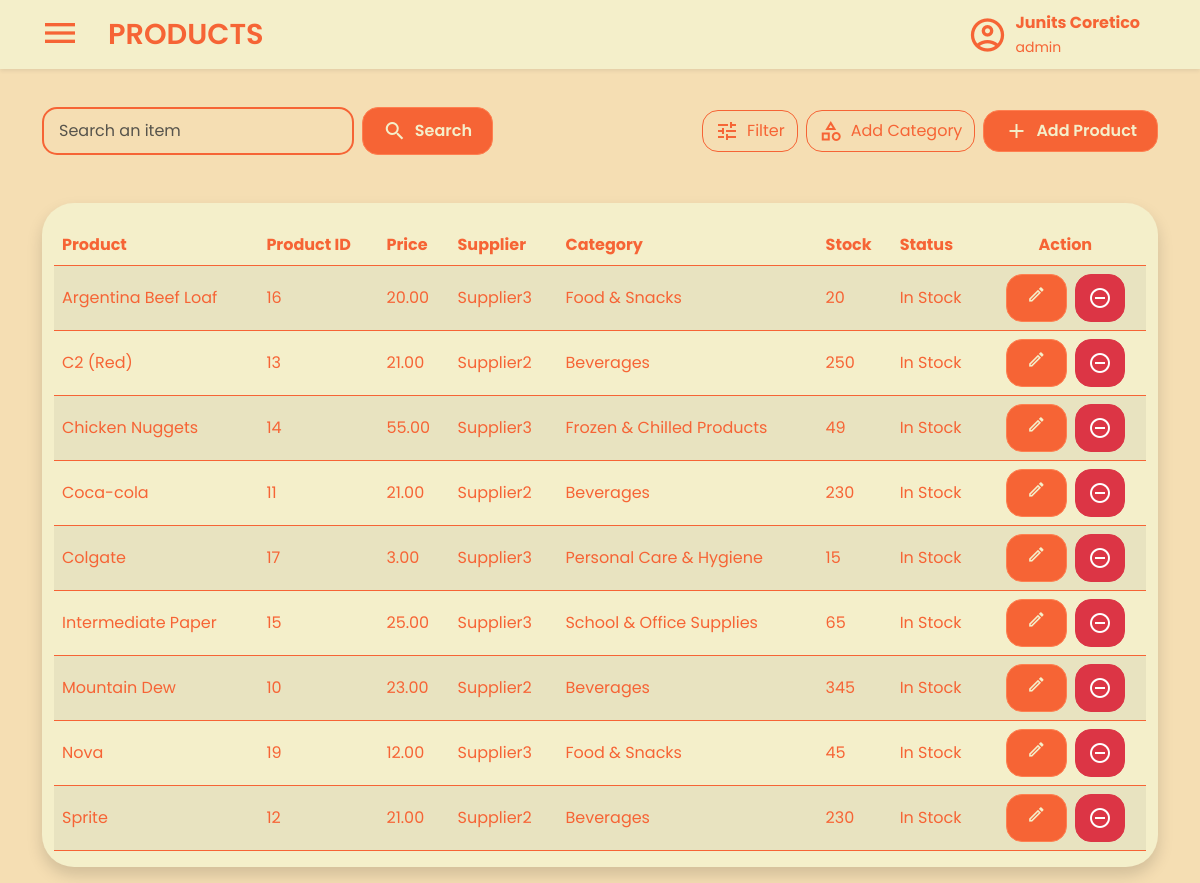
Screenshot of /views/products.php (signed in) with the database file from the repository.
### tables this page shows
CREATE TABLE IF NOT EXISTS `products` (
  `ProductID` int(11) NOT NULL AUTO_INCREMENT,
  `Name` varchar(50) NOT NULL,
  `CategoryID` int(11) DEFAULT NULL,
  `Price` decimal(10,2) NOT NULL,
  `StockQuantity` int(11) NOT NULL,
  `Status` enum('In Stock','Out of Stock') NOT NULL DEFAULT 'In Stock',
  `SupplierID` int(11) NOT NULL,
  `Created_At` datetime NOT NULL DEFAULT current_timestamp(),
  `Created_By` int(11) NOT NULL,
  `Updated_At` datetime NOT NULL DEFAULT current_timestamp() ON UPDATE current_timestamp(),
  `Updated_By` int(11) NOT NULL,
  PRIMARY KEY (`ProductID`),
  KEY `CategoryID` (`CategoryID`),
  KEY `Created_By` (`Created_By`),
  KEY `Updated_By` (`Updated_By`)
);

CREATE TABLE IF NOT EXISTS `suppliers` (
  `SupplierID` int(11) NOT NULL AUTO_INCREMENT,
  `Name` varchar(50) NOT NULL,
  `Address` text NOT NULL,
  `PhoneNumber` varchar(255) NOT NULL,
  `ProfileImage` varchar(255) DEFAULT NULL,
  `Created_At` datetime NOT NULL DEFAULT current_timestamp(),
  `Created_By` int(11) NOT NULL,
  `Updated_At` datetime NOT NULL DEFAULT current_timestamp() ON UPDATE current_timestamp(),
  `Updated_By` int(11) NOT NULL,
  PRIMARY KEY (`SupplierID`),
  UNIQUE KEY `Name` (`Name`),
  UNIQUE KEY `PhoneNumber` (`PhoneNumber`),
  UNIQUE KEY `Address` (`Address`) USING HASH,
  KEY `Created_By` (`Created_By`),
  KEY `Updated_By` (`Updated_By`)
);

CREATE TABLE IF NOT EXISTS `categories` (
  `CategoryID` int(11) NOT NULL AUTO_INCREMENT,
  `Name` varchar(50) NOT NULL,
  `Description` text DEFAULT NULL,
  `Created_At` datetime NOT NULL DEFAULT current_timestamp(),
  `Created_By` int(11) NOT NULL,
  `Updated_At` datetime NOT NULL DEFAULT current_timestamp() ON UPDATE current_timestamp(),
  `Updated_By` int(11) NOT NULL,
  PRIMARY KEY (`CategoryID`),
  KEY `Created_By` (`Created_By`),
  KEY `Updated_By` (`Updated_By`)
);

### views/products.php (the view, shortened to what this page needs)
<?php
include '../database/database.php';
$filter = $_GET['filter'] ?? 'In Stock';
try {
    $stmt = $conn->prepare("CALL GetProducts(?)");
    $stmt->bind_param("s", $filter);
    $stmt->execute();
    $products = $stmt->get_result();
} catch (Exception $e) {
    die("Error fetching products: " . $e->getMessage());
}
?>
<!DOCTYPE html>
<html lang="en">
<head>
    <link rel="stylesheet" href="../statics/products-style.css" />
    <link rel="stylesheet" href="../statics/style.css" />
    <link rel="stylesheet" href="../statics/css/bootstrap.min.css" />
</head>
<body class="main">
    <nav class="navbar bg-body-tertiary fixed-top shadow-sm">
        <div class="container-fluid">
            <div class="d-flex align-items-center">
                <button class="navbar-toggler mx-3 border-0 shadow-none" type="button"
                    data-bs-toggle="offcanvas" data-bs-target="#offcanvasNavbar"
                    aria-controls="offcanvasNavbar" aria-label="Toggle navigation">
                    <span class="material-icons-outlined navbar-icon">menu</span>
                </button>
                <a class="navbar-brand fw-semibold" href="products.php">PRODUCTS</a>
            </div>
            <div class="d-flex align-items-center me-5 ms-auto">
                <span class="material-icons-outlined me-2 fs-1">account_circle</span>
                <div>
                    <p class="fw-bold mb-0">
                        <?php echo htmlspecialchars($_SESSION['first_name'] . ' ' . $_SESSION['last_name']); ?>
                    </p>
                    <small class="mt-0">
                        <?php echo htmlspecialchars($_SESSION['role']); ?>
                    </small>
                </div>
            </div>
        </div>
    </nav>
    <div class="container mt-4 pt-5">
        <div class="row align-items-center justify-content-between mb-5">
            <div class="col-md-5 d-flex">
                <form action="#" class="d-flex w-100">
                    <input type="text" name="search" placeholder="Search an item" class="form-control me-2" />
                    <button type="submit" class="btn btn-primary add-product-button d-flex align-items-center gap-2 rounded-4">
                        <span class="material-icons-outlined">search</span>
                        <span>Search</span>
                    </button>
                </form>
            </div>
            <div class="col-md-auto d-flex gap-2">
                <button type="button" class="btn btn-outline-secondary d-flex align-items-center gap-2 py-2 rounded-4"
                    data-bs-toggle="modal" data-bs-target="#filterModal">
                    <span class="material-icons-outlined">tune</span>
                    <span>Filter</span>
                </button>
                <button type="button" class="btn btn-outline-secondary d-flex align-items-center gap-2 py-2 rounded-4"
                    data-bs-toggle="modal" data-bs-target="#addCategoryModal">
                    <span class="material-icons-outlined">category</span>
                    <span>Add Category</span>
                </button>
                <button type="button" class="btn btn-primary add-product-button d-flex align-items-center gap-2 py-2 rounded-4"
                    data-bs-toggle="modal" data-bs-target="#staticBackdrop">
                    <span class="material-icons-outlined">add</span>
                    <span>Add Product</span>
                </button>
            </div>
        </div>
        <div class="container-fluid rounded-5 shadow">
            <div class="table-responsive mb-3">
                <table class="table table-striped rounded-3">
                    <thead>
                        <tr>
                            <th>Product</th>
                            <th>Product ID</th>
                            <th>Price</th>
                            <th>Supplier</th>
                            <th>Category</th>
                            <th>Stock</th>
                            <th>Status</th>
                            <th class="text-center">Action</th>
                        </tr>
                    </thead>
                    <tbody>
                        <?php while ($row = $products->fetch_assoc()): ?>
                            <tr>
                                <td class="align-middle"><?php echo htmlspecialchars($row['Name']); ?></td>
                                <td class="align-middle"><?php echo htmlspecialchars($row['ProductID']); ?></td>
                                <td class="align-middle"><?php echo number_format($row['Price'], 2); ?></td>
                                <td class="align-middle"><?php echo htmlspecialchars($row['SupplierName'] ?? 'N/A'); ?></td>
                                <td class="align-middle"><?php echo htmlspecialchars($row['CategoryName'] ?? 'N/A'); ?></td>
                                <td class="align-middle"><?php echo htmlspecialchars($row['StockQuantity']); ?></td>
                                <td class="align-middle"><?php echo htmlspecialchars($row['Status']); ?></td>
                                <td class="align-middle text-center">
                                    <div class="d-flex justify-content-center gap-2">
                                        <button class="btn edit-button btn-primary add-product-button rounded-4"
                                            data-bs-toggle="modal" data-bs-target="#editProductModal"
                                            data-product-id="<?php echo $row['ProductID']; ?>"
                                            data-price="<?php echo $row['Price']; ?>"
                                            data-status="<?php echo $row['Status']; ?>">
                                            <span class="material-icons-outlined">edit</span>
                                        </button>
                                        <button type="button" class="btn btn-danger d-flex align-items-center gap-2 py-2 rounded-4 discard-button"
                                            data-bs-toggle="modal" data-bs-target="#discardStockModal">
                                            <span class="material-icons-outlined">remove_circle_outline</span>
                                        </button>
                                    </div>
                                </td>
                            </tr>
                        <?php endwhile; ?>
                    </tbody>
                </table>
            </div>
        </div>
    </div>
</body>
</html>

### statics/products-style.css (style rules this page uses)
:root { --color-1: #f66435; --color-2: #f4efca; --color-3: #f5deb3; --color-4: #ff7f50; --color-5: #d49066; }
body { padding-top: 35px; }
.container { padding-top: 2.5em !important; }
.container-fluid { background-color: var(--color-2) !important; }
.form-control { background-color: var(--color-3) !important; border: 2px solid var(--color-1) !important; border-radius: 15px !important; padding: 10px 15px !important; }
.btn.add-product-button { background-color: var(--color-1) !important; border-color: var(--color-4) !important; color: var(--color-2) !important; font-weight: 600; padding: 10px 20px; transition: all 0.3s ease-in-out !important; }
.btn-outline-secondary { color: var(--color-1) !important; border-color: var(--color-1) !important; font-weight: 600; padding: 10px 20px; transition: all 0.3s ease-in-out !important; }
.table { background-color: #f4efca !important; color: #f66435 !important; margin-top: 2%; border-color: var(--color-1) !important; border-radius: 3px; }
.table th, .table td { background-color: #f4efca !important; color: #f66435 !important; border-color: var(--color-1) !important; }
.table thead th { background-color: #f4efca !important; color: #f66435 !important; border-color: var(--color-1) !important; }
.table tbody tr { background-color: #f4efca !important; border-color: var(--color-1) !important; }
.table .edit-button .material-icons-outlined { font-size: 1.2em !important; }
.table td:last-child { text-align: center !important; }
.table th:last-child { text-align: center !important; }

### statics/style.css (style rules this page uses)
:root { --color-1: #f66435; --color-2: #f4efca; --color-3: #f5deb3; --color-4: #ff7f50; --color-5: #d49066; --color-1-rgb: 246, 100, 53; }
* { font-family: "Poppins", sans-serif; }
.main { background-color: var(--color-3); }
p { color: var(--color-1); }
.form-control { background-color: var(--color-3); border: 2px solid var(--color-1); border-radius: 15px; padding: 10px 15px; }
.btn-primary { background-color: #ff5733; border-color: #d43f00; color: white; padding: 12px 20px; border-radius: 8px; transition: background-color 0.3s ease, transform 0.2s ease; }
nav.navbar { background-color: var(--color-2) !important; color: var(--color-1) !important; }
.navbar-brand { font-size: 1.8em !important; color: var(--color-1) !important; }
.navbar .navbar-toggler .navbar-icon { color: var(--color-1) !important; font-size: 2em; }

### rows the page displays
products: Name "Argentina Beef Loaf", ProductID "16", Price "20.00", SupplierID.Name "Supplier3", CategoryID.Name "Food & Snacks", StockQuantity "20", Status "In Stock"
products: Name "C2 (Red)", ProductID "13", Price "21.00", SupplierID.Name "Supplier2", CategoryID.Name "Beverages", StockQuantity "250", Status "In Stock"
products: Name "Chicken Nuggets", ProductID "14", Price "55.00", SupplierID.Name "Supplier3", CategoryID.Name "Frozen & Chilled Products", StockQuantity "49", Status "In Stock"
products: Name "Coca-cola", ProductID "11", Price "21.00", SupplierID.Name "Supplier2", CategoryID.Name "Beverages", StockQuantity "230", Status "In Stock"
products: Name "Colgate", ProductID "17", Price "3.00", SupplierID.Name "Supplier3", CategoryID.Name "Personal Care & Hygiene", StockQuantity "15", Status "In Stock"
products: Name "Intermediate Paper", ProductID "15", Price "25.00", SupplierID.Name "Supplier3", CategoryID.Name "School & Office Supplies", StockQuantity "65", Status "In Stock"
products: Name "Mountain Dew", ProductID "10", Price "23.00", SupplierID.Name "Supplier2", CategoryID.Name "Beverages", StockQuantity "345", Status "In Stock"
products: Name "Nova", ProductID "19", Price "12.00", SupplierID.Name "Supplier3", CategoryID.Name "Food & Snacks", StockQuantity "45", Status "In Stock"
products: Name "Sprite", ProductID "12", Price "21.00", SupplierID.Name "Supplier2", CategoryID.Name "Beverages", StockQuantity "230", Status "In Stock"

### other values shown
$_SESSION['first_name'] . ' ' . $_SESSION['last_name'] "Junits Coretico"
$_SESSION['role'] "admin"
